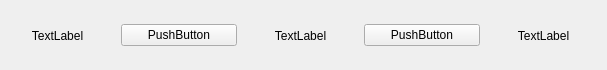
<?xml version="1.0" encoding="UTF-8"?>
<ui version="4.0">
 <class>Form</class>
 <widget class="QWidget" name="Form">
  <property name="geometry">
   <rect>
    <x>0</x>
    <y>0</y>
    <width>607</width>
    <height>70</height>
   </rect>
  </property>
  <property name="windowTitle">
   <string>Form</string>
  </property>
  <widget class="QWidget" name="horizontalLayoutWidget">
   <property name="geometry">
    <rect>
     <x>0</x>
     <y>10</y>
     <width>601</width>
     <height>51</height>
    </rect>
   </property>
   <layout class="QHBoxLayout" name="horizontalLayout">
    <item>
     <widget class="QLabel" name="label_2">
      <property name="text">
       <string>TextLabel</string>
      </property>
      <property name="alignment">
       <set>Qt::AlignCenter</set>
      </property>
     </widget>
    </item>
    <item>
     <widget class="QPushButton" name="pushButton_2">
      <property name="text">
       <string>PushButton</string>
      </property>
      <property name="iconSize">
       <size>
        <width>30</width>
        <height>37</height>
       </size>
      </property>
      <property name="flat">
       <bool>false</bool>
      </property>
     </widget>
    </item>
    <item>
     <widget class="QLabel" name="label">
      <property name="text">
       <string>TextLabel</string>
      </property>
      <property name="alignment">
       <set>Qt::AlignCenter</set>
      </property>
     </widget>
    </item>
    <item>
     <widget class="QPushButton" name="pushButton">
      <property name="text">
       <string>PushButton</string>
      </property>
     </widget>
    </item>
    <item>
     <widget class="QLabel" name="label_3">
      <property name="text">
       <string>TextLabel</string>
      </property>
      <property name="alignment">
       <set>Qt::AlignCenter</set>
      </property>
     </widget>
    </item>
   </layout>
  </widget>
 </widget>
 <resources/>
 <connections/>
</ui>
